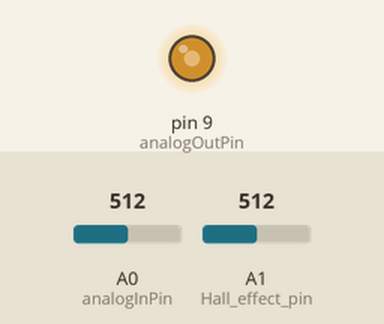
A sketch run on a simulated Arduino Uno, built with avr-gcc and run on an emulated ATmega328P. Shown: output pins drawn as LEDs (lit = HIGH). The inputs (shaded band) are chosen by the test bench; at power-on: A0 (analogInPin) = 512, A1 (Hall_effect_pin) = 512. What the sketch prints to the serial monitor is not drawn.

Above: at 1.2 s.
1.3 s: A0 (analogInPin) set to 190
At 2.3 s:
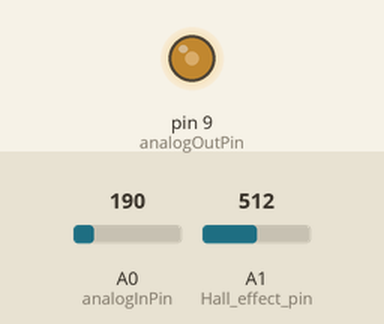
2.8 s: A0 (analogInPin) set to 1023
At 3.8 s:
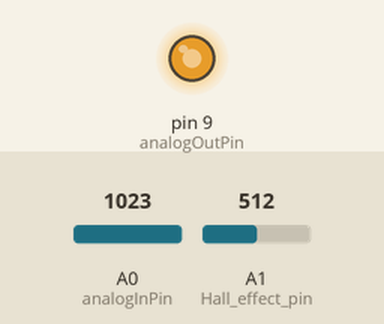
Timing chart, 0 to 5.8 s (numbered marks = the images above; inputs shaded):
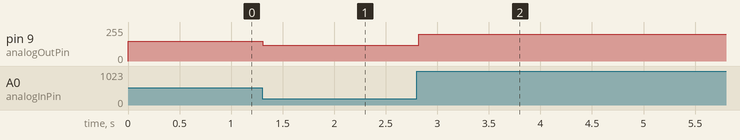

Measured:
- after the input at 1.3 s, pin 9 (analogOutPin): 150/255 → 118/255 at once
- after the input at 2.8 s, pin 9 (analogOutPin): 118/255 → 200/255 at once

The sketch:

Brushless_task_M.ino
```cpp
const int analogInPin = A0;  // Analog input pin that the potentiometer is attached to
const int Hall_effect_pin = A1;

const int analogOutPin = 9; // Analog output pin that the LED is attached to

int sensorValue = 0;        // value read from the pot
int outputValue = 0;        // value output to the PWM (analog out)

float Wave_A = 0;
float Wave_B = 0;
float Wave_C = 0;
float x = 0;

float g = 0;
float h = 0;
float i= 0;

int Hall = 0;
int RPM = 0;
int b = 0;
int c = 0;
int a = 0;
int d;
int e;

void setup() {
  // initialize serial communications at 9600 bps:
  pinMode(Hall_effect_pin, INPUT_PULLUP);
  Serial.begin(9600);
}

void Hall_effect() {
  Hall = analogRead(Hall_effect_pin);

  if((Hall > 800) && (a < 1)) {
    a++;
  }

  else if((Hall < 200) && (a == 1)){
    a = 0;
    c++;
  }

  d++;

  if(d>50){
    e = (c - b)*60/14*10;
    d = 0;
    b=c;
  }
}

void Back_EMF_processing() {
  Wave_A = e/5*sin(x*e/300);
  Wave_B = e/5*sin((x*e/300)+2);
  Wave_C = e/5*sin((x*e/300)+4);

  x += 0.1;
  Serial.print(Wave_A);
  Serial.print(",");
  Serial.print(Wave_B);
  Serial.print(",");
  Serial.print(Wave_C);
  Serial.print(",");
  Serial.print(e);
  Serial.print(",");
}

void Active_Phase_processing() {

  if(0.6<sin(x*e/300)){
    g = 0.6;
  }
  else if(-0.6>sin(x*e/300)){
    g = -0.6;
  }
  else{g = sin(x*e/300);}

  if(0.6<sin(x*e/300+2)){
    h = 0.6;
  }
  else if(-0.6>sin(x*e/300+2)){
    h = -0.6;
  }
  else{h = sin(x*e/300+2);}

  if(0.6<sin(x*e/300+4)){
    i = 0.6;
  }
  else if(-0.6>sin(x*e/300+4)){
    i = -0.6;
  }
  else{i = sin(x*e/300+4);}

  Serial.print((e/5*g) - 500);
  Serial.print(",");
  Serial.print((e/5*h) - 1000);
  Serial.print(",");
  Serial.println((e/5*i) - 1500);
}

void loop() {

  sensorValue = analogRead(analogInPin);

  outputValue = map(sensorValue, 0, 1023, 100, 200);

  analogWrite(analogOutPin, outputValue);

  Hall_effect();
  Back_EMF_processing();
  Active_Phase_processing();

  delay(2);
}
```
